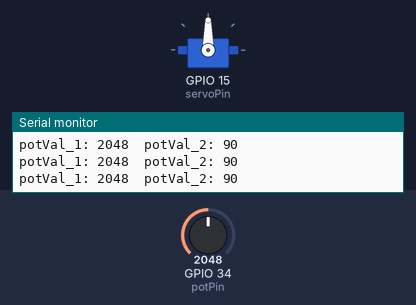
Bench run of a sketch on a simulated ESP32. On the bench: servo, the last lines printed to the serial monitor. The test bench sets the inputs (shaded band); at power-on: GPIO 34 (potPin) = 2048.

Above: at 1.2 s.
1.3 s: GPIO 34 (potPin) set to 2866
At 2.5 s:
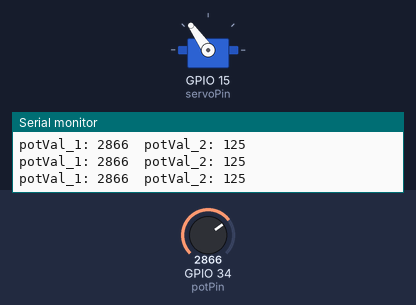
2.8 s: GPIO 34 (potPin) set to 3603
At 3.8 s:
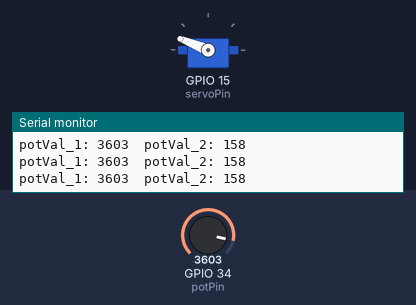
4.3 s: GPIO 34 (potPin) set to 4095
At 4.9 s:
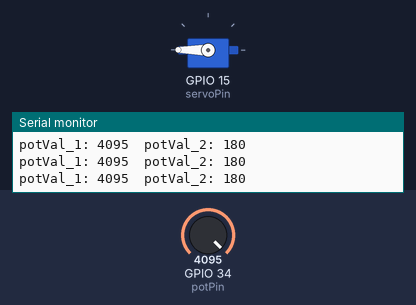
5.8 s: GPIO 34 (potPin) set to 1228
At 6.1 s:
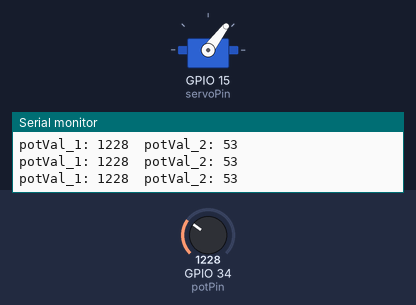
7.3 s: GPIO 34 (potPin) set to 491
At 7.8 s:
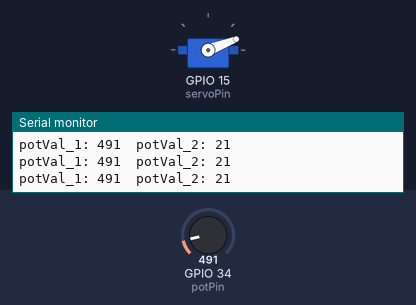
8.8 s: GPIO 34 (potPin) set to 0
At 10.1 s:
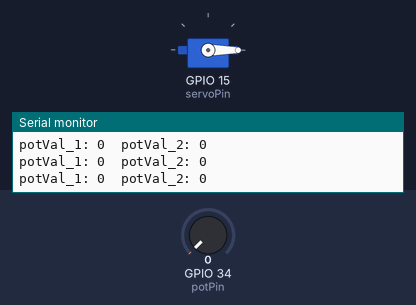
Timing chart, 0 to 11.3 s (numbered marks = the images above; inputs shaded):
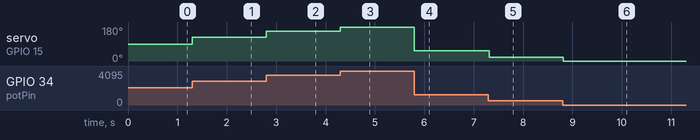

Measured:
- after the input at 1.3 s, servo on GPIO 15 (servoPin): 90° → 125° at once
- after the input at 2.8 s, servo on GPIO 15 (servoPin): 125° → 158° at once
- after the input at 4.3 s, servo on GPIO 15 (servoPin): 158° → 180° at once
- after the input at 5.8 s, servo on GPIO 15 (servoPin): 180° → 53° at once
- after the input at 7.3 s, servo on GPIO 15 (servoPin): 53° → 21° at once
- after the input at 8.8 s, servo on GPIO 15 (servoPin): 21° → 0° at once

The sketch:

Servo-Potentiometer.ino
```cpp
#include <ESP32Servo.h>
#define ADC_Max 4095 // This is the default ADC max value on the ESP32 (12 bits ADC width);
Servo myservo; // create servo object to control a servo
int servoPin = 15; // GPIO pin used to connect the servo control (digital out)
int potPin = 34; // GPIO pin used to connect the potentiometer (analog in)
int potVal; //variable to read the value from the analog pin
void setup()
{
 myservo.setPeriodHertz(50);// Standard 50hz servo
 myservo.attach(servoPin, 500, 2500); // attaches the servo on servoPin to the servo object
 Serial.begin(115200);
}
void loop() {
 potVal = analogRead(potPin); // read the value of the potentiometer (value between 0 and 1023)
 Serial.printf("potVal_1: %d\t",potVal);
 potVal = map(potVal, 0, ADC_Max, 0, 180);// scale it to use it with the servo (value between 0 and 180)
 myservo.write(potVal); // set the servo position according to the scaled value
 Serial.printf("potVal_2: %d\n",potVal);
 delay(15); // wait for the servo to get there
}
```
